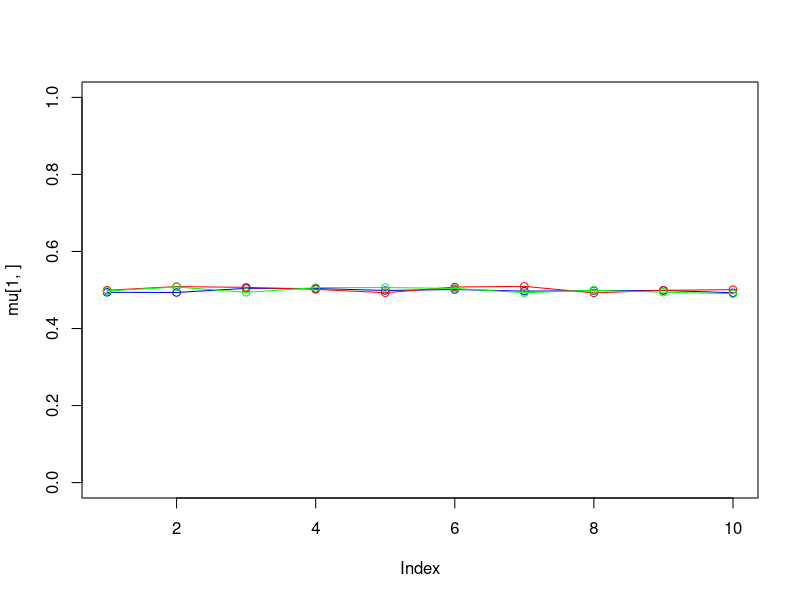

Write R code to recreate this figure. (Note: this script raises an error after producing the figure.)
set.seed(1234567890)
max_it <- 100 # max number of EM iterations
min_change <- 0.1 # min change in log lik between two consecutive iterations
n=1000 # number of training points
D=10 # number of dimensions
x <- matrix(nrow=n, ncol=D) # training data
true_pi <- vector(length = 3) # true mixing coefficients
true_mu <- matrix(nrow=3, ncol=D) # true conditional distributions
true_pi=c(1/3, 1/3, 1/3)
true_mu[1,]=c(0.5,0.6,0.4,0.7,0.3,0.8,0.2,0.9,0.1,1)
true_mu[2,]=c(0.5,0.4,0.6,0.3,0.7,0.2,0.8,0.1,0.9,0)
true_mu[3,]=c(0.5,0.5,0.5,0.5,0.5,0.5,0.5,0.5,0.5,0.5)
#plot(true_mu[1,], type="o", col="blue", ylim=c(0,1))
#points(true_mu[2,], type="o", col="red")
#points(true_mu[3,], type="o", col="green")
# Producing the training data
for(i in 1:n) {
  m <- sample(1:3,1,prob=true_pi)
  for(d in 1:D) {
    x[i,d] <- rbinom(1,1,true_mu[m,d])
  }
}
#3
M=3 # number of clusters
w <- matrix(nrow=n, ncol=M) # weights
pi <- vector(length = M) # mixing coefficients
mu <- matrix(nrow=M, ncol=D) # conditional distributions
llik <- vector(length = max_it) # log likelihood of the EM iterations
# Random initialization of the parameters
pi <- runif(M,0.49,0.51)
pi <- pi / sum(pi)
for(m in 1:M) {
  mu[m,] <- runif(D,0.49,0.51)
}
pi
mu

for(it in 1:max_it) {
  plot(mu[1,], type="o", col="blue", ylim=c(0,1))
  points(mu[2,], type="o", col="red")
  points(mu[3,], type="o", col="green")
  #points(mu[4,], type="o", col="yellow")
  Sys.sleep(0.5)
  # E-step: Computation of the weights
  
  # Your code here
  for (N in 1:n){
      
  }
  #is the probability that the data point x𝑖 belongs to
  #cluster 𝑚, computed based on the current parameter estimates b𝜽.
  #prob of p(x)
  #Q: How do you calculate weight??
  #Q: Should it also be for loop for Dimensions?
  #https://cedar.buffalo.edu/~srihari/CSE574/Chap9/Ch9.4-MixturesofBernoulli.pdf
  #Log likelihood computation.
  # Your code here
  for (N in 1:n){
    for (m in 1:M){
      z=
        for (d in 1:D){
          
        }
      loglik = log(pi) + x * log(mu) + (1-x)*log(1-mu) 
      
    }
  }
  llik[it] = loglik
  cat("iteration: ", it, "log likelihood: ", llik[it], "\n")
  flush.console()
  # Stop if the lok likelihood has not changed significantly
  # Your code here
  
  if (((llik[it] - llik[it-1]) < min_change) && (it > 2)){
    break
  }
  
  #M-step: ML parameter estimation from the data and weights
  # Your code here
  #Page 263 - Theory
}
pi
mu
plot(llik[1:it], type="o")